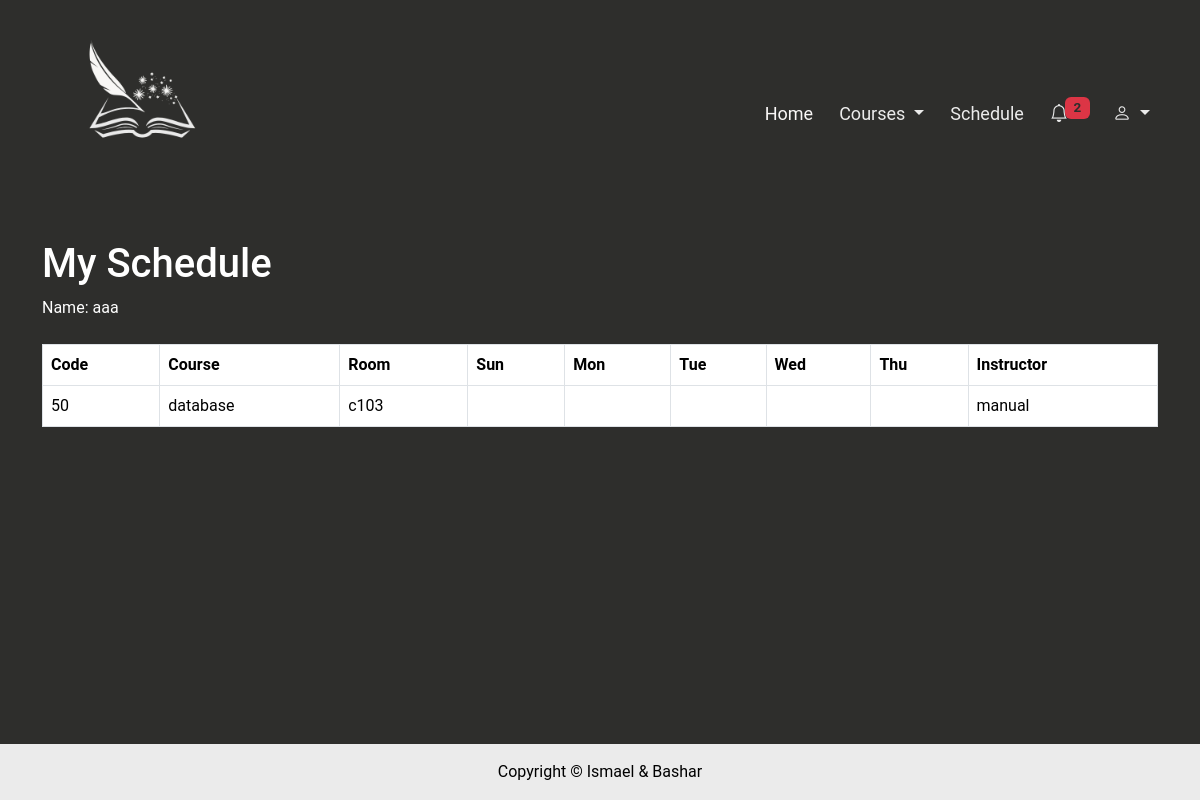
/schedule/ (signed in), run on the app's committed database.
### registration/models.py (models this page shows, shortened)
class Students(models.Model):
    student_Id = models.AutoField(primary_key=True)
    student_name = models.CharField(max_length=150)
    email = models.EmailField(unique=True)
    user = models.OneToOneField(User, on_delete=models.CASCADE, null=True)

class StudentsReg(models.Model):
    studentReg_Id = models.AutoField(primary_key=True)
    student = models.ForeignKey(Students, on_delete=models.CASCADE)
    course = models.ForeignKey(Courses, to_field='course_code', on_delete=models.CASCADE)
    completed = models.BooleanField(default=False)

class Courses(models.Model):
    course_code = models.CharField(max_length=20, primary_key=True)
    course_name = models.CharField(max_length=150, null=False)
    description = models.CharField(max_length=300, null=False)
    prerequisites = models.ForeignKey('self', on_delete=models.CASCADE, null=True, blank=True)
    instructor_name = models.CharField(max_length=150, null=False)
    capacity = models.IntegerField(null=False)
    schedule = models.ForeignKey(CourseSchedules, on_delete=models.CASCADE, blank=True)

class CourseSchedules(models.Model):
    courseSchedule_Id = models.AutoField(primary_key=True)
    days = models.CharField(max_length=30, null=False)
    startTime = models.TimeField(null=False)
    endTime = models.TimeField(null=False)
    roomNo = models.CharField(max_length=30, null=False)

### registration/views.py (the view)
# urls.py: path('schedule/', views.schedule, name='schedule'),
@user_passes_test(user_in_group2)
@login_required
def schedule(request):
    if not request.user.is_authenticated:
        return redirect('login')
    student = request.user.students
    registered_courses = StudentsReg.objects.filter(student=student, completed=False).select_related('course')
    student_name = student.student_name if student else None
    notifications = Notification.objects.all()
    return render(request, 'schedule.html', {'registered_courses': registered_courses, 'student_name': student_name, 'notifications': notifications})

### registration/views.py (called while the page is built)
def user_in_group2(user):
    return user.groups.filter(name='student').exists()

### registration/templates/schedule.html (shortened to what this page needs)
{% extends 'master.html' %}
{% block content%}
<h1 class="mySchedule">My <span>Schedule</span></h1>
<p class="nameSch">Name: <span>{{ student_name }}</span></p>
<div class="table-responsive mt-4">
    <table class="table currentSch table-bordered">
        <thead>
            <tr class="tableHeader">
                    <th>Code</th>
                    <th>Course</th>
                    <th>Room</th>
                    <th>Sun</th>
                    <th>Mon</th>
                    <th>Tue</th>
                    <th>Wed</th>
                    <th>Thu</th>
                    <th>Instructor</th>
            </tr>
        </thead>
        <tbody>
            {% for registration in registered_courses %}
            <tr>
                <td>{{ registration.course.course_code }}</td>
                <td>{{ registration.course.course_name }}</td>
                <td>{{ registration.course.schedule.roomNo }}</td>
                <td>
                </td>
                <td>
                </td>
                <td>
                </td>
                <td>
                </td>
                <td>
                </td>
                <td>{{ registration.course.instructor_name }}</td>
            </tr>
            {% empty %}
            <tr>
                <td colspan="12">No registered courses found.<a class="findCou" href="{% url 'courses' %}"> Find courses</a>
</td>
            </tr>
            {% endfor %}
        </tbody>
    </table>
</div>
{% endblock %}

### static/css/styles.css (style rules this page uses)
body { background-color: #2E2E2C !important; font-family: 'Roboto', sans-serif; color: white; margin: 0; padding: 0; }
.mySchedule { padding-top: 80px !important; }

### data on the page
Students: student_name "aaa"
StudentsReg: course.course_code "50", course.course_name "database", course.schedule.roomNo "c103", course.instructor_name "manual"

### other printed values
{{ notifications|length }} "2"
